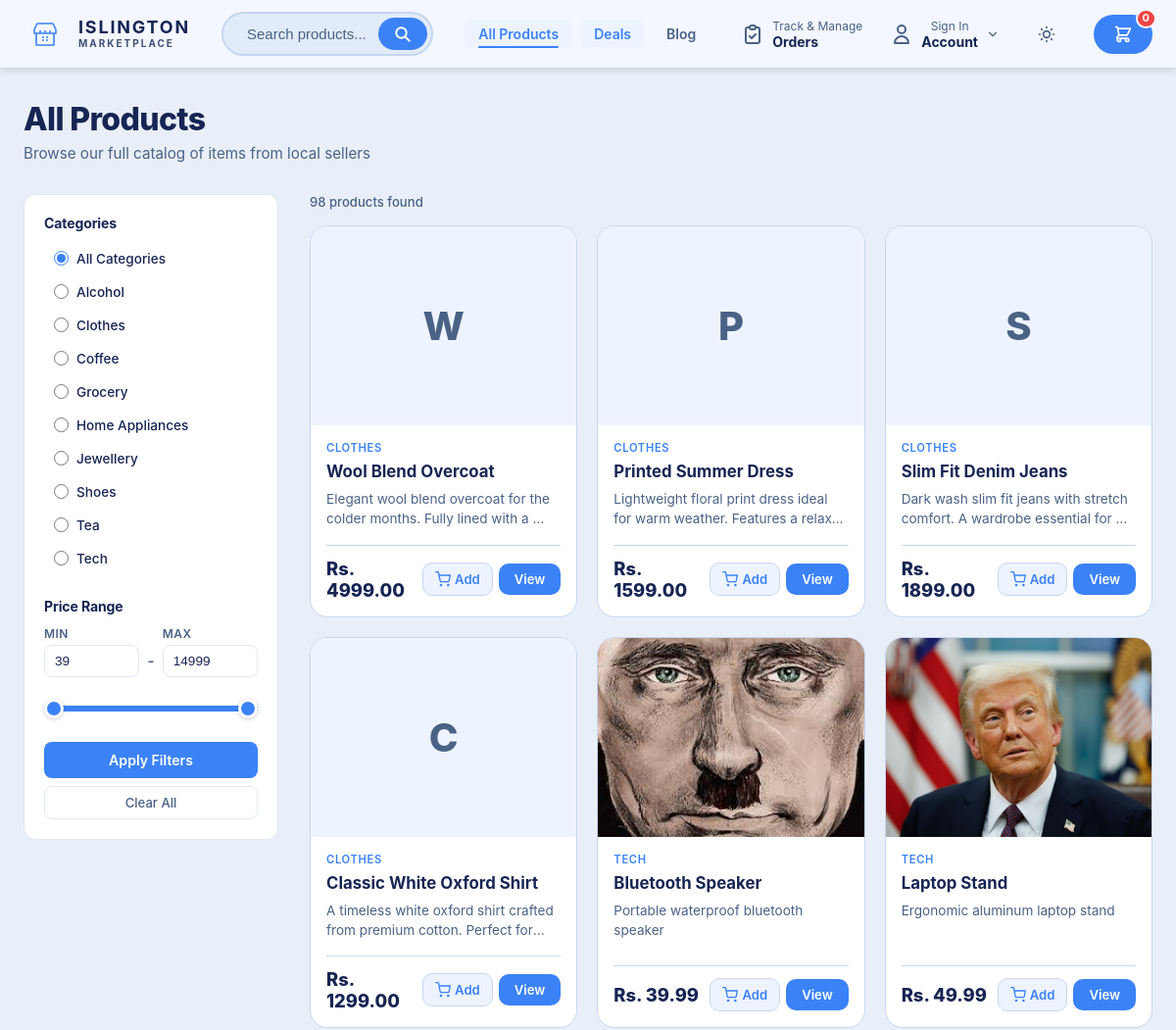
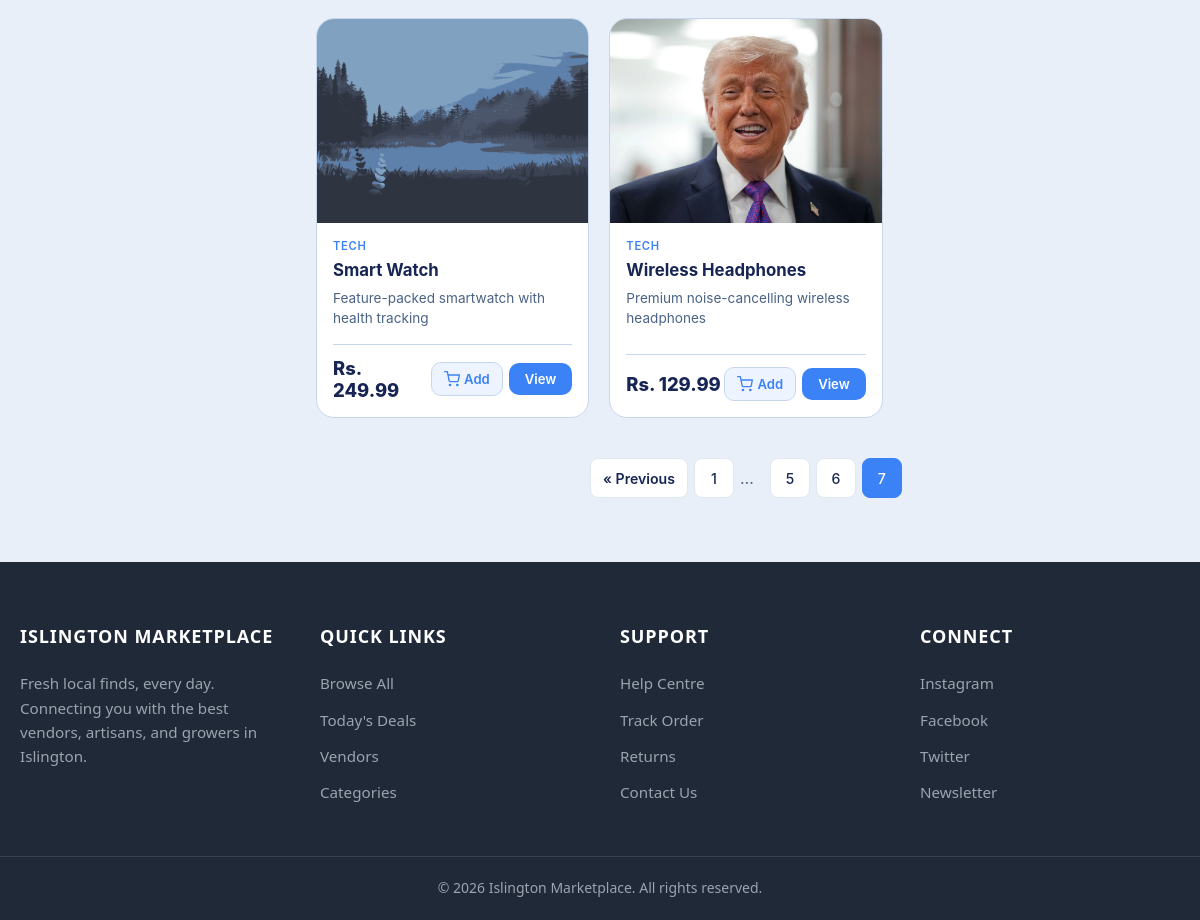
Page /products/?page=7&min_price=39&max_price=14999 on the committed database (2 pictures, top to bottom).
### Product/models.py (models this page shows, shortened)
class Category(models.Model):
    name = models.CharField(max_length=100, unique=True)
    icon = models.ImageField(upload_to='category_icons/', blank=True, null=True)
    created_at = models.DateTimeField(auto_now_add=True)
    class Meta:
        ordering = ['name']

class Product(models.Model):
    seller = models.ForeignKey(Seller, on_delete=models.CASCADE, null=True, blank=True, related_name='products')
    name = models.CharField(max_length=200)
    description = models.TextField(blank=True)
    price = models.DecimalField(max_digits=10, decimal_places=2)
    image = models.ImageField(upload_to='products/', blank=True, null=True)
    created_at = models.DateTimeField(auto_now_add=True)
    category = models.ForeignKey(Category, on_delete=models.SET_NULL, null=True, blank=True, related_name='products')
    is_approved = models.BooleanField(default=False)
    class Meta:
        ordering = ['-created_at']

### Product/views.py (the view)
# urls.py: path('products/', views.product_list, name='product_list'),
def product_list(request):
    products = Product.objects.select_related('category').filter(is_approved=True).order_by('-created_at')
    categories = Category.objects.filter(products__is_approved=True).distinct().order_by('name')
    category = request.GET.get('category')
    search = request.GET.get('q', '').strip()
    min_price = request.GET.get('min_price')
    max_price = request.GET.get('max_price')
    price_stats = products.aggregate(price_min=Min('price'), price_max=Max('price'))
    slider_min = int(price_stats['price_min'] or 0)
    slider_max = int(price_stats['price_max'] or 0)
    if slider_min == slider_max:
        slider_max = slider_min + 1
    if category:
        products = products.filter(category__name=category)
    if search:
        products = products.filter(
            Q(name__icontains=search) | Q(description__icontains=search)
        )
    if min_price:
        products = products.filter(price__gte=min_price)
    if max_price:
        products = products.filter(price__lte=max_price)
    paginator = Paginator(products, PRODUCTS_PER_PAGE)
    page_number = request.GET.get('page')
    page_obj = paginator.get_page(page_number)
    return render(request, 'Product/product_list.html', {
        'page_obj': page_obj,
        'categories': categories,
        'selected_category': category,
        'search_query': search,
        'min_price': min_price or slider_min,
        'max_price': max_price or slider_max,
        'slider_min': slider_min,
        'slider_max': slider_max,
    })

### cart/context_processors.py (called while the page is built)
def cart_context(request):
    cart = request.session.get('cart', {})
    return {'cart_product_ids': set(cart.keys())}

### Product/templates/Product/product_list.html (shortened to what this page needs)
{% extends 'layouts/base.html' %}
{% load static %}
{% block extra_head %}
  <link rel="stylesheet" href="{% static 'css/components/product-card.css' %}">
  <link rel="stylesheet" href="{% static 'css/pages/product_list.css' %}">
{% endblock %}
{% block content %}
<section class="products-page">
  <div class="products-page-header">
    {% if search_query %}
      <h1 class="products-page-title">Search results for "{{ search_query }}"</h1>
    {% elif selected_category %}
      <h1 class="products-page-title">{{ selected_category }}</h1>
    {% else %}
      <h1 class="products-page-title">All Products</h1>
    {% endif %}
    <p class="products-page-desc">Browse our full catalog of items from local sellers</p>
  </div>
  <div class="products-layout">
    <aside class="filter-sidebar">
      <form method="get" class="filter-form" id="filterForm">
        <div class="filter-section">
          <h3 class="filter-section-title">Categories</h3>
          <ul class="filter-category-list">
            <li>
              <label class="filter-option">
                <input type="radio" name="category" value="" {% if not selected_category %}checked{% endif %} onchange="this.form.submit()">
                <span class="filter-option-text">All Categories</span>
              </label>
            </li>
            {% for cat in categories %}
            <li>
              <label class="filter-option">
                <input type="radio" name="category" value="{{ cat.name }}" {% if selected_category == cat.name %}checked{% endif %} onchange="this.form.submit()">
                <span class="filter-option-text">{{ cat.name }}</span>
              </label>
            </li>
            {% endfor %}
          </ul>
        </div>
        <div class="filter-section">
          <h3 class="filter-section-title">Price Range</h3>
          <div class="filter-price-range">
            <div class="filter-price-inputs">
              <div class="filter-price-field">
                <label for="minPrice">Min</label>
                <input type="number" id="minPrice" name="min_price" value="{{ min_price }}" min="{{ slider_min }}" max="{{ slider_max }}" step="1">
              </div>
              <span class="filter-price-separator">-</span>
              <div class="filter-price-field">
                <label for="maxPrice">Max</label>
                <input type="number" id="maxPrice" name="max_price" value="{{ max_price }}" min="{{ slider_min }}" max="{{ slider_max }}" step="1">
              </div>
            </div>
            <div class="filter-slider-wrap">
              <div class="filter-slider-track">
                <div class="filter-slider-fill" id="sliderFill"></div>
              </div>
            </div>
          </div>
        </div>
        <button type="submit" class="filter-apply-btn">Apply Filters</button>
        <a href="{% url 'product_list' %}{% if search_query %}?q={{ search_query }}{% endif %}" class="filter-clear-btn">Clear All</a>
      </form>
    </aside>
    <div class="products-content">
      <p class="products-count">{{ page_obj.paginator.count }} product{{ page_obj.paginator.count|pluralize }} found</p>
      {% if page_obj %}
      <div class="home-products-grid">
        {% for product in page_obj %}
        <article class="product-card">
          <a href="{% url 'product_detail' product.id %}" class="product-card-image-link">
            <div class="product-card-image-wrap">
              {% if product.image %}
                <img class="product-card-image" src="{{ product.image.url }}" alt="{{ product.name }}" loading="lazy">
              {% else %}
                <div class="product-card-image-placeholder">{{ product.name|first|upper }}</div>
              {% endif %}
            </div>
          </a>
          <div class="product-card-body">
            {% if product.category %}
              <span class="product-card-category">{{ product.category.name }}</span>
            {% endif %}
            <h3 class="product-card-name">{{ product.name }}</h3>
            <p class="product-card-desc">{{ product.description|truncatewords:12 }}</p>
            <div class="product-card-footer">
              <span class="product-card-price">Rs. {{ product.price }}</span>
              <div class="product-card-actions">
                {% if not user.is_staff and not user.seller_profile %}
                <button class="product-card-cart-btn add-to-cart-btn{% if product.id|stringformat:'d' in cart_product_ids %} added{% endif %}" data-product-id="{{ product.id }}" aria-label="Add to cart">
                  {% if product.id|stringformat:'d' in cart_product_ids %}
                    <svg width="16" height="16" viewBox="0 0 24 24" fill="none" stroke="currentColor" stroke-width="2" stroke-linecap="round" stroke-linejoin="round"><polyline points="20 6 9 17 4 12"/></svg>
                    Added
                  {% else %}
                    <svg width="16" height="16" viewBox="0 0 24 24" fill="none" stroke="currentColor" stroke-width="2" stroke-linecap="round" stroke-linejoin="round"><circle cx="9" cy="21" r="1"/><circle cx="20" cy="21" r="1"/><path d="M1 1h4l2.68 13.39a2 2 0 002 1.61h9.72a2 2 0 002-1.61L23 6H6"/></svg>
                    Add
                  {% endif %}
                </button>
                {% endif %}
                <a href="{% url 'product_detail' product.id %}" class="product-card-btn">View</a>
              </div>
            </div>
          </div>
        </article>
        {% endfor %}
      </div>
      {% if page_obj.has_other_pages %}
      <nav class="pagination" aria-label="Product pages">
        {% if page_obj.has_previous %}
          <a class="pagination-btn pagination-prev" href="?page={{ page_obj.previous_page_number }}{% if min_price %}&min_price={{ min_price }}{% endif %}{% if max_price %}&max_price={{ max_price }}{% endif %}">
            &laquo; Previous
          </a>
        {% endif %}
        <div class="pagination-pages">
          {% for num in page_obj.paginator.page_range %}
            {% if page_obj.number == num %}
              <span class="pagination-btn pagination-current">{{ num }}</span>
            {% elif num > page_obj.number|add:'-3' and num < page_obj.number|add:'3' %}
              <a class="pagination-btn" href="?page={{ num }}{% if min_price %}&min_price={{ min_price }}{% endif %}{% if max_price %}&max_price={{ max_price }}{% endif %}">{{ num }}</a>
            {% elif num == 1 or num == page_obj.paginator.num_pages %}
              <a class="pagination-btn" href="?page={{ num }}{% if min_price %}&min_price={{ min_price }}{% endif %}{% if max_price %}&max_price={{ max_price }}{% endif %}">{{ num }}</a>
            {% elif num == page_obj.number|add:'-3' or num == page_obj.number|add:'3' %}
              <span class="pagination-ellipsis">&hellip;</span>
            {% endif %}
          {% endfor %}
        </div>
      </nav>
      {% endif %}
      {% else %}
      <div class="products-empty">
        <p>No products found. Try a different search or category.</p>
        <a href="{% url 'product_list' %}" class="products-empty-link">View all products</a>
      </div>
      {% endif %}
    </div>
  </div>
</section>
{% endblock %}

### static/css/global.css (style rules this page uses)
:root { --blue-50: #EFF6FF; --blue-100: #DBEAFE; --blue-200: #BFDBFE; --blue-300: #93C5FD; --blue-400: #60A5FA; --blue-500: #3B82F6; --blue-600: #2563EB; --blue-700: #1D4ED8; --blue-800: #1E40AF; --blue-900: #1E3A8A; --blue-950: #172554; --color-accent: var(--blue-500); --color-accent-dark: var(--blue-600); --bg-main: #e9eff8; --bg-surface: #f3f7ff; --bg-card: #ffffff; --bg-input: #e2ebf9; --bg-input-hover: #d6e3f7; --border-soft: #c7d6ef; --border-strong: #a9bfdf; --surface-tint: #edf3ff; --text-main: var(--blue-950); --text-muted: #4a6285; --shadow-float: 0 8px 32px rgba(0, 0, 0, 0.08); --shadow-scrolled: 0 4px 20px rgba(0, 0, 0, 0.12); --transition-fast: 0.2s ease; --transition-medium: 0.3s ease; }
*, *::before, *::after { box-sizing: border-box; margin: 0; padding: 0; }
body { font-family: -apple-system, BlinkMacSystemFont, "Segoe UI", Roboto, Helvetica, Arial, sans-serif; background-color: var(--bg-main); color: var(--text-main); -webkit-font-smoothing: antialiased; min-height: 100vh; display: flex; flex-direction: column; overflow-x: hidden; transition: background-color 0.3s ease, color 0.3s ease; }
a { text-decoration: none; color: inherit; }
button { border: none; background: none; cursor: pointer; font-family: inherit; }

### static/css/components/product-card.css (style rules this page uses)
.product-card { background: var(--bg-card); border: 1px solid var(--border-soft); border-radius: 18px; overflow: hidden; display: flex; flex-direction: column; height: 100%; min-height: 0; transition: transform 0.25s ease, box-shadow 0.25s ease, border-color 0.25s ease; }
.product-card-image-link { display: block; text-decoration: none; }
.product-card-image-wrap { width: 100%; aspect-ratio: 4 / 3; overflow: hidden; background: var(--surface-tint); display: flex; align-items: center; justify-content: center; flex-shrink: 0; }
.product-card-image { width: 100%; height: 100%; object-fit: cover; display: block; transition: transform 0.3s ease; }
.product-card-image-placeholder { width: 100%; height: 100%; display: flex; align-items: center; justify-content: center; color: var(--text-muted); font-size: 2.5rem; font-weight: 800; background: var(--surface-tint); }
.product-card-body { padding: 16px; display: flex; flex-direction: column; flex: 1 1 auto; min-height: 0; }
.product-card-category { font-size: 0.7rem; font-weight: 600; color: var(--color-accent); text-transform: uppercase; letter-spacing: 0.06em; margin-bottom: 6px; flex-shrink: 0; }
.product-card-name { font-size: 1.05rem; font-weight: 700; color: var(--text-main); line-height: 1.35; margin-bottom: 6px; overflow: hidden; text-overflow: ellipsis; display: -webkit-box; -webkit-line-clamp: 2; -webkit-box-orient: vertical; flex-shrink: 0; }
.product-card-desc { font-size: 0.85rem; color: var(--text-muted); line-height: 1.5; margin-bottom: 16px; display: -webkit-box; -webkit-line-clamp: 2; -webkit-box-orient: vertical; overflow: hidden; flex: 1 1 auto; min-height: 0; }
.product-card-footer { display: flex; align-items: center; justify-content: space-between; margin-top: auto; padding-top: 12px; border-top: 1px solid var(--border-soft); flex-shrink: 0; }
.product-card-price { font-size: 1.15rem; font-weight: 800; color: var(--text-main); }
.product-card-actions { display: flex; align-items: center; gap: 6px; }
.product-card-cart-btn { display: inline-flex; align-items: center; justify-content: center; gap: 4px; padding: 8px 12px; border-radius: 10px; background: var(--surface-tint); color: var(--color-accent); font-size: 0.82rem; font-weight: 600; border: 1px solid var(--border-soft); cursor: pointer; transition: all 0.2s ease; white-space: nowrap; }
.product-card-btn { display: inline-flex; align-items: center; justify-content: center; padding: 8px 16px; border-radius: 10px; background: var(--color-accent); color: #fff; font-size: 0.82rem; font-weight: 600; text-decoration: none; transition: background 0.2s ease, transform 0.2s ease; white-space: nowrap; }

### rows in the picture
Category: name "☐ Alcohol", name "Alcohol"
Category: name "☐ Clothes", name "Clothes"
Category: name "☐ Coffee", name "Coffee"
Category: name "☐ Grocery", name "Grocery"
Category: name "☐ Home Appliances", name "Home Appliances"
Category: name "☐ Jewellery", name "Jewellery"
Category: name "☐ Shoes", name "Shoes"
Category: name "☐ Tea", name "Tea"
Category: name "☐ Tech", name "Tech"
Product: name|first "W", category.name "CLOTHES", name "Wool Blend Overcoat", description "Elegant wool blend overcoat for the colder months. Fully lined with a …", price "4999.00", shows "Add"
Product: name|first "P", category.name "CLOTHES", name "Printed Summer Dress", description "Lightweight floral print dress ideal for warm weather. Features a…", price "1599.00", shows "Add"
Product: name|first "S", category.name "CLOTHES", name "Slim Fit Denim Jeans", description "Dark wash slim fit jeans with stretch comfort. A wardrobe essential for …", price "1899.00", shows "Add"
Product: name|first "C", category.name "CLOTHES", name "Classic White Oxford Shirt", description "A timeless white oxford shirt crafted from premium cotton. Perfect…", price "1299.00", shows "Add"
Product: image (picture), category.name "TECH", name "Bluetooth Speaker", description "Portable waterproof bluetooth speaker", price "39.99", shows "Add"
Product: image (picture), category.name "TECH", name "Laptop Stand", description "Ergonomic aluminum laptop stand", price "49.99", shows "Add"
Product: image (picture), category.name "TECH", name "Smart Watch", description "Feature-packed smartwatch with health tracking", price "249.99", shows "Add"
Product: image (picture), category.name "TECH", name "Wireless Headphones", description "Premium noise-cancelling wireless headphones", price "129.99", shows "Add"

### other values in the picture
{{ page_obj.paginator.count }} "98"
{{ num }} "1"
{{ num }} "5" "6"
{{ num }} "7"
